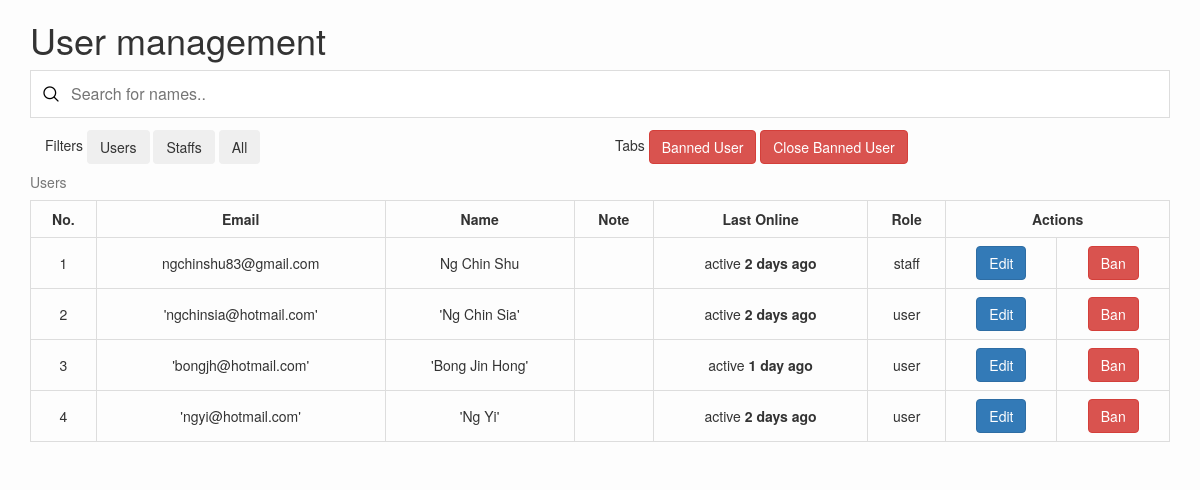
Page /staff/user.php on the committed database.
### tables this page shows
CREATE TABLE `users` (
  `userId` int(11) NOT NULL,
  `email` varchar(100) NOT NULL,
  `password` varchar(100),
  `name` varchar(150) NOT NULL,
  `role` varchar(20) NOT NULL,
  `note` varchar(200) DEFAULT NULL,
  `lastSignIn` date DEFAULT NULL,
  `banned` varchar(10) DEFAULT NULL,
  `bannedDate` date DEFAULT NULL,
  `bannedReason` varchar(255) DEFAULT NULL,
  `bannedDuration` int(10) DEFAULT NULL
);

### staff/user.php (the view, shortened to what this page needs)
<?php include "../db_connect.php"; ?>
<!DOCTYPE html>
<html lang="en">
  <head>
    <link rel="stylesheet" type="text/css" href="../font/flaticon.css"/>
    <link rel="stylesheet" href="https://maxcdn.bootstrapcdn.com/bootstrap/3.4.0/css/bootstrap.min.css">
    <link rel="stylesheet" href="https://cdnjs.cloudflare.com/ajax/libs/font-awesome/4.7.0/css/font-awesome.min.css">
    <link rel="stylesheet" type="text/css" href="../style.css">
  </head>
  <body>
    <div class="container">
      <h1>User management</h1>
      <input type="text" id="userInput" onkeyup="searchUser()" placeholder="Search for names..">
      <div class="col-lg-6 col-xs-6">Filters <button type="button" onclick="filterUsers()" class="btn btn-light">Users</button> <button type="button" onclick="filterStaffs()" class="btn btn-light">Staffs</button> <button type="button" onclick="filterAll()" class="btn btn-light">All</button></div>
        <div class="col-lg-6 col-xs-6"> Tabs <button type="button" onclick="showBannedUser()" class="btn btn-danger">Banned User</button> <button type="button" onclick="hideBannedUser()" class="btn btn-danger">Close Banned User</button></div>
      <tbody>
        <table class="table table-bordered ttb" id="userTable">
          <caption>Users</caption>
          <tr>
            <th>No.
            </th>
            <th>Email
            </th>
            <th>Name
            </th>
            <th>Note
            </th>
            <th>Last Online
            </th>
            <th>Role
            </th>
            <th colspan="2">Actions
            </th>
          </tr>
          <?php
            $query = "SELECT * FROM users WHERE banned IS NULL";
            $data = $conn->query($query);
            $data->execute();
            $userNo = 0;
            foreach($data as $row)
            {
              $lastSignIn = $row['lastSignIn'];
              $today = date("Y-m-d");
              $dateToday = strtotime("$today");
              $dateLastSignIn = strtotime("$lastSignIn");
              $days = ($dateToday - $dateLastSignIn)/60/60/24;
              if($days == 1){
                $show = $days . " day ago";
              }
              if($days > 1){
                $show = $days . " days ago";
              }
              $userNo ++;
              $id = $row['userId'];
              echo "<tr><td>" . $userNo . "</td><td>" . $row['email'] . "</td><td>" . $row['name'] . "</td><td>" . $row ['note'] . "</td><td>" . "active <b>" . $show . "</b>" . "</td><td>" . $row['role'] . "</td><td><form method='post' onsubmit='return confirm(\"Are you sure you want to perform this action?\");'>" . "<button type='submit' class='btn btn-primary' name='idEdit' onclick='openUserEdit()' value ='$id'>Edit</button></form></td><td><form method='post' onsubmit='return confirm(\"Ban this user?\");'><button type='submit' class='btn btn-danger' name='idBan' value ='$id'>Ban</button></form></td>" . "</tr>";
            }
            ?>
        </table>
      </tbody>
    </div>
  </body>
</html>

### style.css (style rules this page uses)
html, body { margin: 0; padding: 0; }
body { background-color: #fdfdfd; }
.ttb, .ttb th { text-align:center; }
.ttb > tbody > tr > td { vertical-align: middle; }
#userInput { background-image: url('images/magnifying-glass.png'); background-position: 12px 15px; background-repeat: no-repeat; width: 100%; font-size: 16px; padding: 12px 20px 12px 40px; border: 1px solid #ddd; margin-bottom: 12px; }

### rows in the picture
users: email "ngchinshu83@gmail.com", name "Ng Chin Shu", lastSignIn "2 days ago", role "staff"
users: email "'ngchinsia@hotmail.com'", name "'Ng Chin Sia'", lastSignIn "2 days ago", role "user"
users: email "'bongjh@hotmail.com'", name "'Bong Jin Hong'", lastSignIn "1 day ago", role "user"
users: email "'ngyi@hotmail.com'", name "'Ng Yi'", lastSignIn "2 days ago", role "user"
